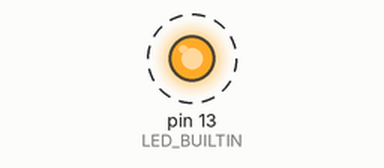
Bench run of a sketch on a simulated Arduino Uno, built with avr-gcc and run on an emulated ATmega328P. Parts: output pins drawn as LEDs (lit = HIGH). Dashed ring = blinking. What the sketch prints to the serial monitor is not drawn.

Above: at 0.05 s.
Timing chart, 0 to 3.0 s (numbered marks = the images above):
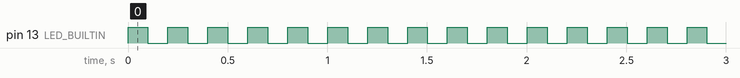

Measured:
- by itself, pin 13 (LED_BUILTIN): alternates HIGH for 0.10 s and LOW for 0.10 s

The sketch:

002_LED_BLINK_SERIAL.ino
```cpp
int pause= 100;

void setup() {
  Serial.begin(9600);
  pinMode(LED_BUILTIN, OUTPUT);
}

void loop() {
  digitalWrite(LED_BUILTIN, HIGH);
  delay(pause);
  digitalWrite(LED_BUILTIN, LOW);
  delay(pause);
  Serial.print("The delay is: ");
  Serial.print(pause);
  Serial.println("ms");
}
```
